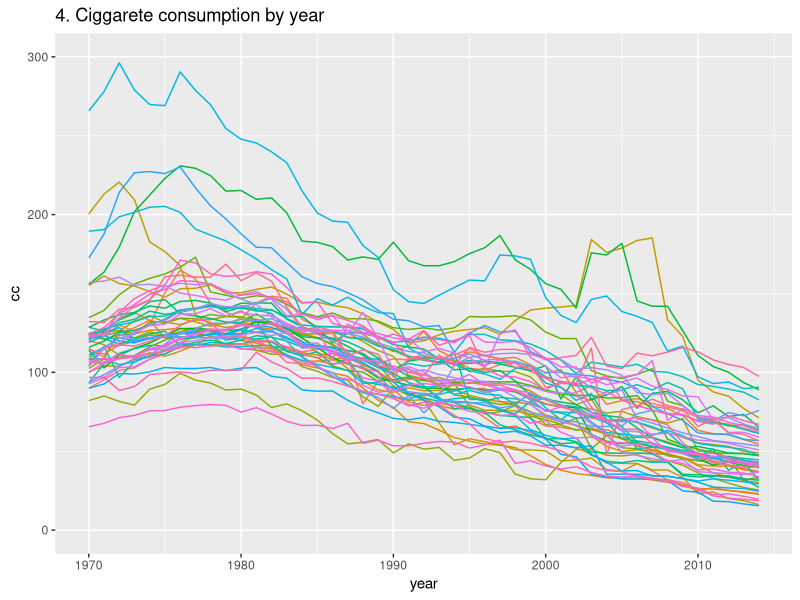
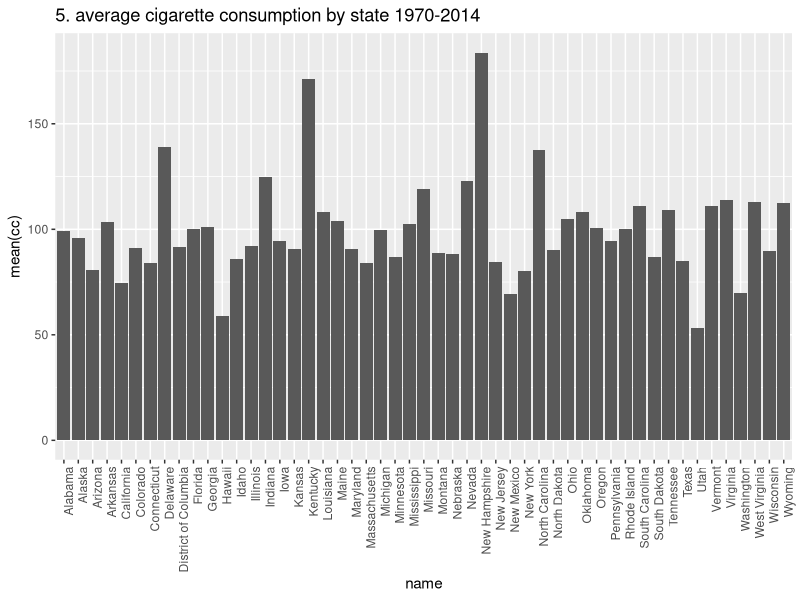
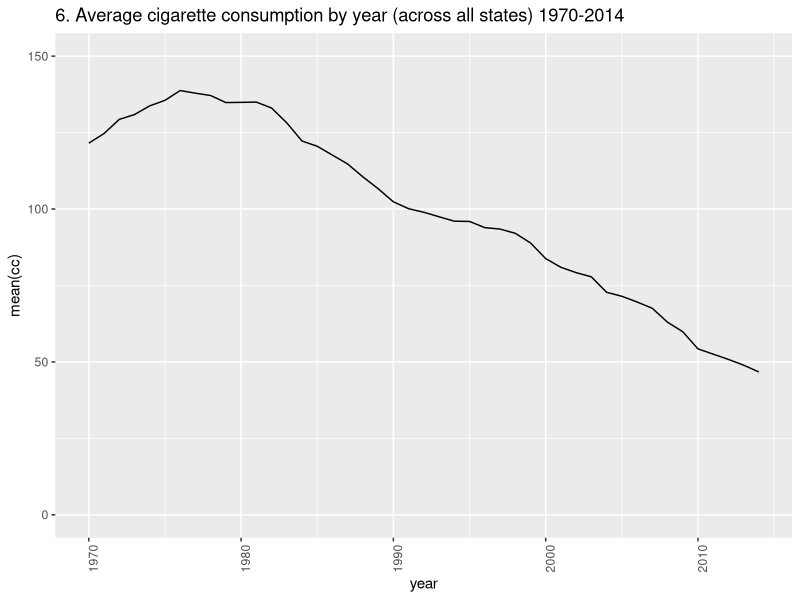
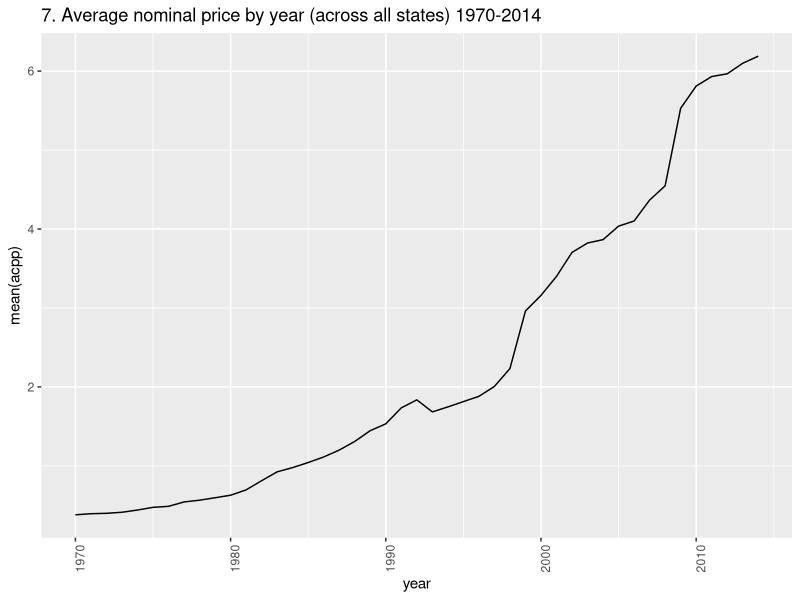
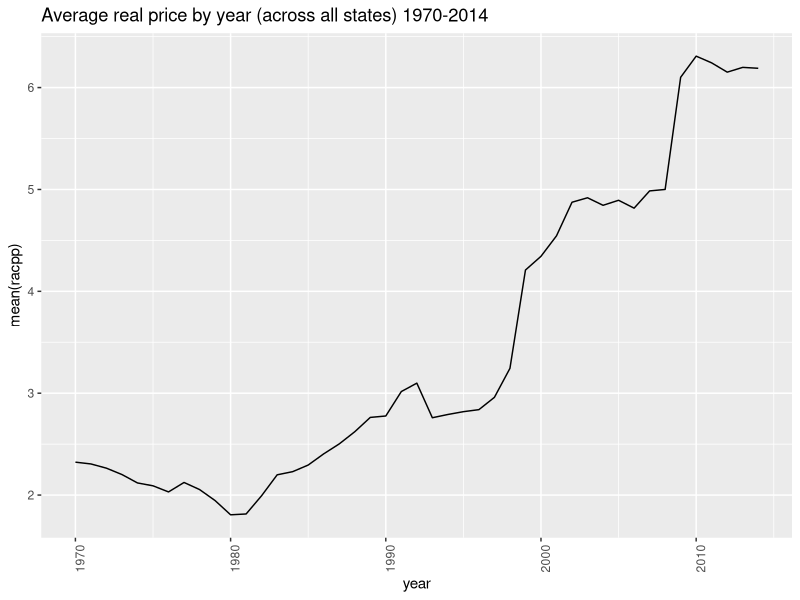
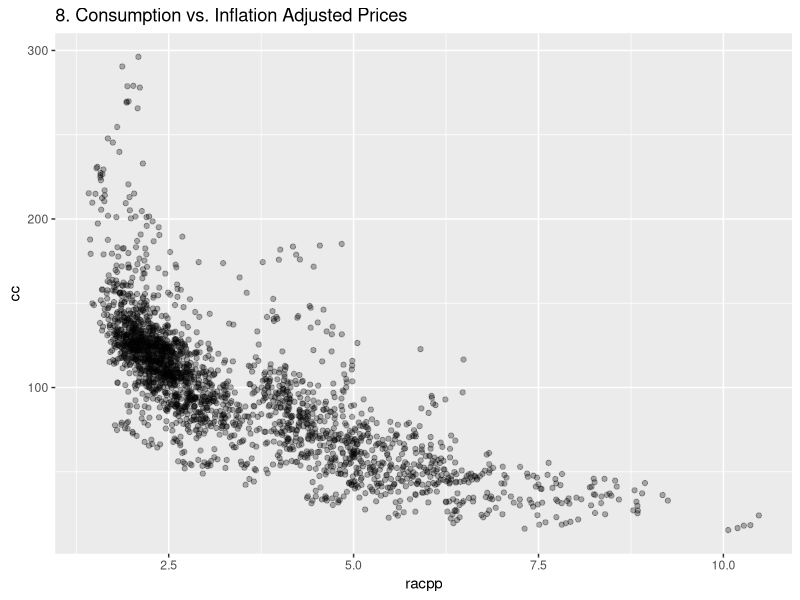
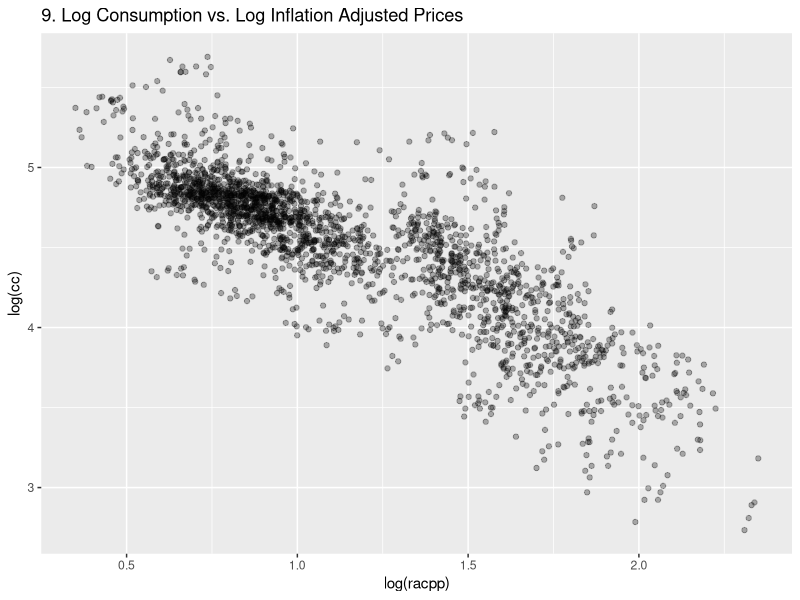

Here is the R script that generated these plots, in order:
## ---- chunk 1
data <- read.csv("cigdata.csv")
library(ggplot2)
library(dplyr)

ggplot(data, aes(x=year, y=cc, color=name))+
  geom_line() +
  ylim(0,300) +
  theme(legend.position = "none") +
  ggtitle("4. Ciggarete consumption by year")

state.average <- data %>% group_by(name) %>%
                 summarise(mean(cc))

ggplot(state.average, aes(x=name, y=`mean(cc)`)) +
  geom_bar(stat="identity") +
  theme(axis.text.x = element_text(angle = 90, hjust = 1)) +
  ggtitle("5. average cigarette consumption by state 1970-2014")

year.average.consumption <- data %>% group_by(year) %>%
                summarise(mean(cc))

ggplot(year.average.consumption, aes(x=year, y=`mean(cc)`)) +
  geom_line(stat="identity") +
  theme(axis.text.x = element_text(angle = 90, hjust = 1)) +
  ylim(0, 150) +
  ggtitle("6. Average cigarette consumption by year (across all states) 1970-2014")


year.average.price <- data %>% group_by(year) %>%
                summarise(mean(acpp))

ggplot(year.average.price, aes(x=year, y=`mean(acpp)`)) +
  geom_line(stat="identity") +
  theme(axis.text.x = element_text(angle = 90, hjust = 1)) +
  ggtitle("7. Average nominal price by year (across all states) 1970-2014")


year.average.real.price <- data %>% group_by(year) %>%
                summarise(mean(racpp))

ggplot(year.average.real.price, aes(x=year, y=`mean(racpp)`)) +
  geom_line(stat="identity") +
  theme(axis.text.x = element_text(angle = 90, hjust = 1)) +
  ggtitle("Average real price by year (across all states) 1970-2014")


ggplot(data, aes(x=racpp, y=cc)) +
  geom_point(alpha=.3) +
  ggtitle("8. Consumption vs. Inflation Adjusted Prices")


ggplot(data, aes(x=log(racpp), y=log(cc))) +
  geom_point(alpha=.3) +
  ggtitle("9. Log Consumption vs. Log Inflation Adjusted Prices")

